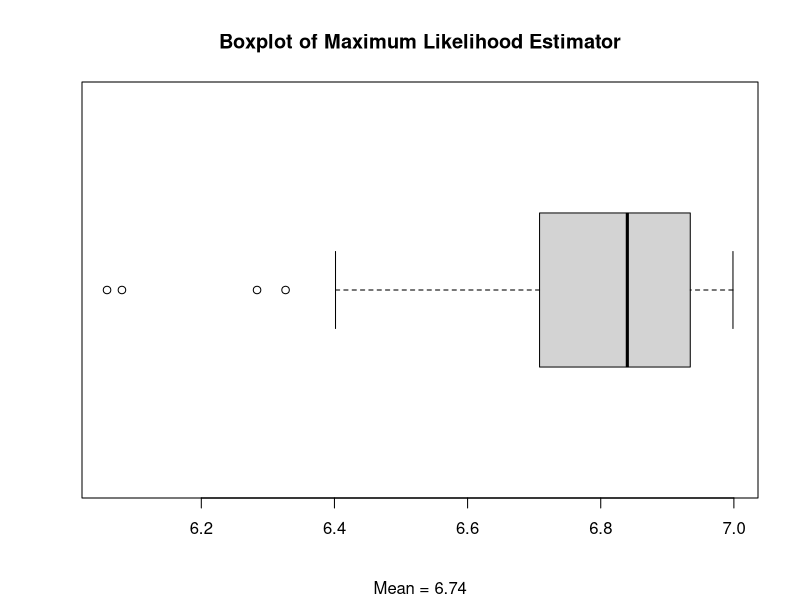
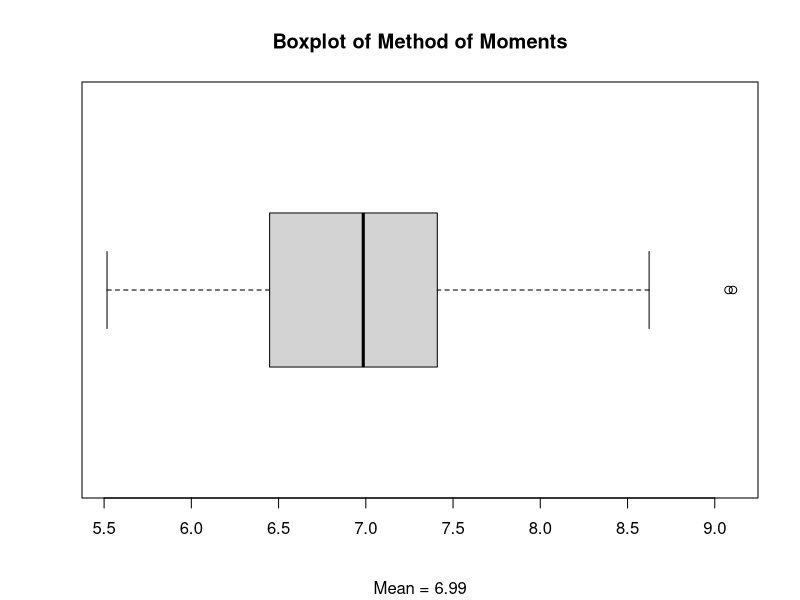
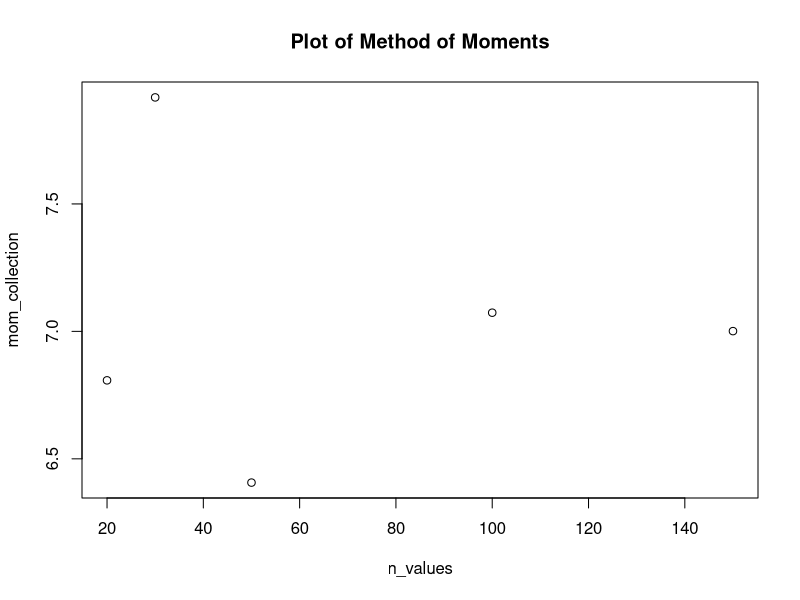
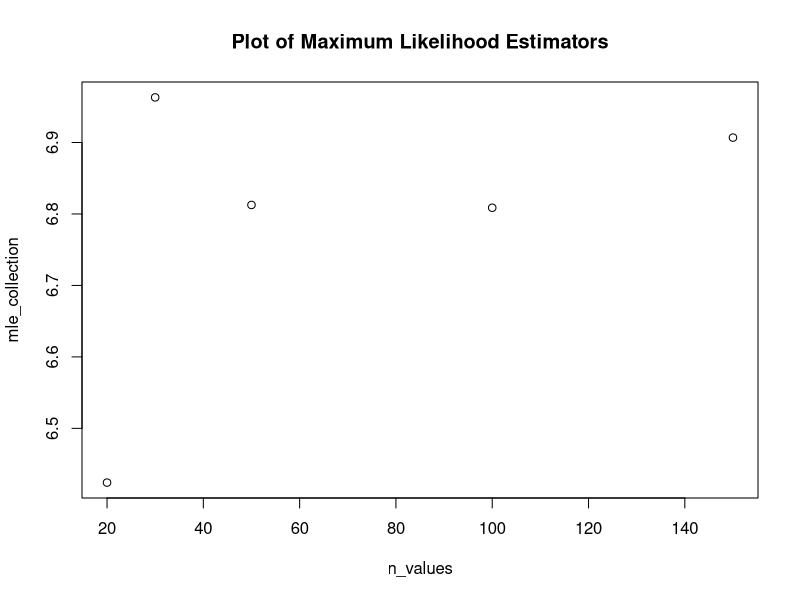

These charts were generated, in order, by the following R code:
## ---- chunk 1
x <- c(1.0, 2.4, 3.2, 1.3, 0.5, 3.2, 6.8)
mean(x)
var(x)
## ---- chunk 2
mle_collection <- c()
mom_collection <- c()
sample_sim <- function(size_of_sample, number_of_samples, show_plot) {
  mom = c()
  mle = c()
  
  for(i in 1:number_of_samples) {
    x = runif(size_of_sample, 0, 7)
    mle = c(mle, max(x))
    mom = c(mom, 2 * mean(x))
  }
  if(show_plot) {
    boxplot(mle, main="Boxplot of Maximum Likelihood Estimator", horizontal=TRUE, sub = "Mean = 6.74")
    boxplot(mom, main="Boxplot of Method of Moments", horizontal=TRUE, sub = "Mean = 6.99")
  }
  else {
    print("Maximum likelihood estimator")
    print(mle)
    print("Moment estimator")
    print(mom)
    mle_collection <<- c(mle_collection, mle)
    mom_collection <<- c(mom_collection, mom)
    #mle_collection = c(mle_collection, mle)
    #mom_collection = c(mom_collection, mom)
    #print(mom_collection)
  }
}
## ---- chunk 3
sample_sim(30, 100, TRUE)
## ---- chunk 4
x = sample_sim(20, 1, FALSE)
## ---- chunk 5
x = sample_sim(30, 1, FALSE)
## ---- chunk 6
x = sample_sim(50, 1, FALSE)
## ---- chunk 7
x = sample_sim(100, 1, FALSE)
## ---- chunk 8
x = sample_sim(150, 1, FALSE)
## ---- chunk 9
n_values <- c()
n_values = c(20, 30, 50, 100, 150)

plot(n_values, mom_collection, main = "Plot of Method of Moments")
plot(n_values, mle_collection, main = "Plot of Maximum Likelihood Estimators")
